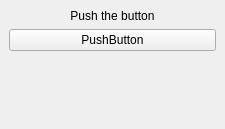
<?xml version="1.0" encoding="UTF-8"?>
<ui version="4.0">
 <class>TestView</class>
 <widget class="QMainWindow" name="TestView">
  <property name="geometry">
   <rect>
    <x>0</x>
    <y>0</y>
    <width>225</width>
    <height>129</height>
   </rect>
  </property>
  <property name="windowTitle">
   <string>MainWindow</string>
  </property>
  <widget class="QWidget" name="centralwidget">
   <property name="sizePolicy">
    <sizepolicy hsizetype="Preferred" vsizetype="Preferred">
     <horstretch>0</horstretch>
     <verstretch>0</verstretch>
    </sizepolicy>
   </property>
   <layout class="QVBoxLayout" name="verticalLayout">
    <item>
     <layout class="QVBoxLayout" name="verticalLayout_2">
      <property name="sizeConstraint">
       <enum>QLayout::SetMaximumSize</enum>
      </property>
      <item>
       <widget class="QLabel" name="label">
        <property name="text">
         <string>Push the button</string>
        </property>
        <property name="alignment">
         <set>Qt::AlignCenter</set>
        </property>
       </widget>
      </item>
      <item>
       <widget class="QPushButton" name="pushButton">
        <property name="text">
         <string>PushButton</string>
        </property>
       </widget>
      </item>
     </layout>
    </item>
    <item>
     <spacer name="verticalSpacer_2">
      <property name="orientation">
       <enum>Qt::Vertical</enum>
      </property>
      <property name="sizeHint" stdset="0">
       <size>
        <width>20</width>
        <height>163</height>
       </size>
      </property>
     </spacer>
    </item>
   </layout>
  </widget>
  <widget class="QMenuBar" name="menubar">
   <property name="geometry">
    <rect>
     <x>0</x>
     <y>0</y>
     <width>225</width>
     <height>22</height>
    </rect>
   </property>
  </widget>
 </widget>
 <resources/>
 <connections/>
</ui>
